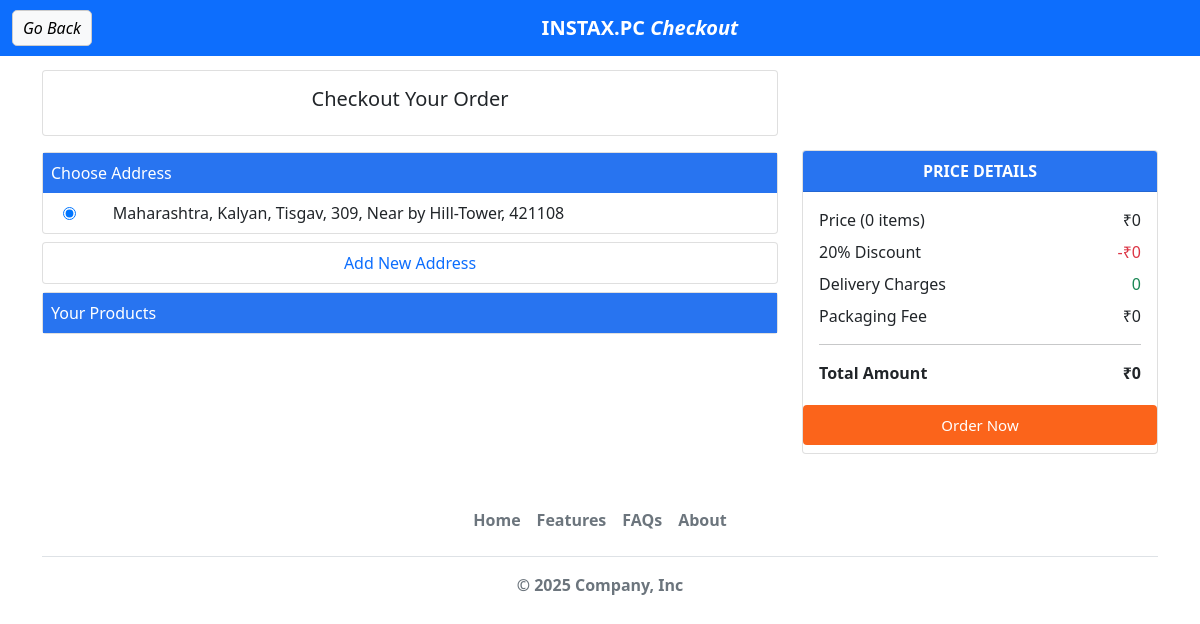
The page /userCheckout (signed in) on the database as committed earlier.
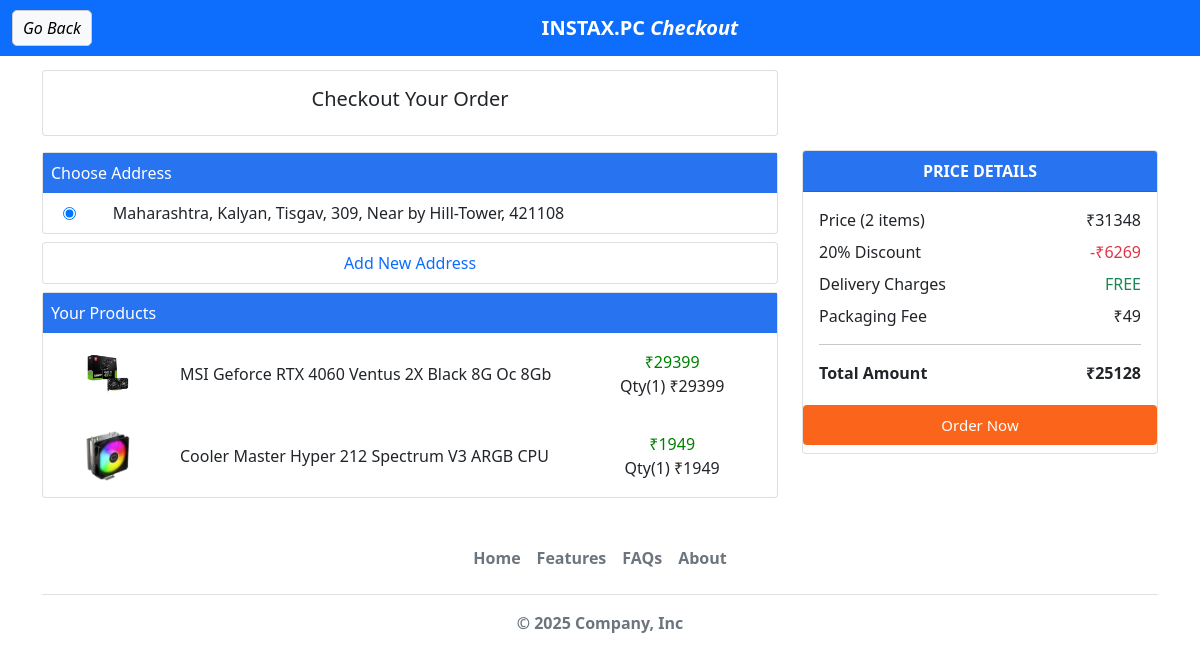
The same page on the database as committed later.
### core/models.py (models this page shows, shortened)
class UserAddress(models.Model):
    TYPE_COSIES = [('Home','Home'),('Office','Office')]
    user = models.ForeignKey(User, on_delete = models.CASCADE)
    state = models.CharField(max_length=20)
    city = models.CharField(max_length=20)
    area = models.CharField(max_length=30)
    block = models.CharField(max_length=20)
    landmark = models.CharField(max_length=40)
    pin = models.CharField(max_length=6)
    addressType = models.CharField(max_length=20, choices=TYPE_COSIES,default='H')
    mobile = models.CharField(max_length=10)
    fullName = models.CharField(max_length=30)

class ModelCart(models.Model):
    user = models.ForeignKey(User, on_delete=models.CASCADE)
    product = models.ForeignKey(Product, on_delete=models.CASCADE)
    quantity = models.PositiveIntegerField(default=1)
    @property
    def price_and_quantity_total(self):
        return self.product.price*self.quantity

class Product(models.Model):
    CATEGORY_CHOICES = [
        ('Ram', 'PC RAM'),
        ('Graphics Card', 'GRAPHICS CARDS'),
        ('Air Cooler', 'AIR COOLER'),
        ('Hard Disk', 'HARD DRIVE'),
        ('Power Supply', 'POWER SUPPLY'),
        ('Solid State Drive', 'SSD'),
        ('Liquid Cooler', 'LIQUID COOLER'),
        ('Processor', 'PROCESSOR'),
        ('Motherboard', 'MOTHERBOARD'),
        ('Cabinet', 'CABINET'),
        ('Monitor', 'MONITOR'),
        ('Mouse', 'MOUSE'),
        ('Keyboard', 'KEYBOARD'),
        ('Gaming Accessory', 'GAMING ACCESSORY'),
    ]
    DEAL_CHOICE = [
        ('WEK', 'WEEKLY DEAL'),
        ('SPA', 'SPACIAL DEAL'),
    ]
    TIME_CHOICE = [
        ('15 MINIS', '15 minis'),
        ('30 MINIS', '30 minis'),
        ('01 HUR', '01 hur')
    ]
    PRODUCT_TYPE = [
        ('One Unit', '1 Unit'),
        ('Set', 'Set'),
        ('Combo', 'Combo')
    ]
    productName = models.CharField(max_length=50)
    category = models.CharField(max_length=50, choices= CATEGORY_CHOICES)
    deal_category = models.CharField(max_length=50, choices= DEAL_CHOICE, null=True, blank=True)
    price = models.IntegerField()
    description = models.CharField(max_length=50)
    productImages = models.ImageField(upload_to = 'product_images', blank=True, null=True)
    productImages1 = models.ImageField(upload_to = 'product_images', blank=True, null=True)
    productImages2 = models.ImageField(upload_to = 'product_images', blank=True, null=True)
    productImages3 = models.ImageField(upload_to = 'product_images', blank=True, null=True)
    time = models.CharField(max_length= 20, choices= TIME_CHOICE)
    type = models.CharField(max_length= 20, choices= PRODUCT_TYPE)
    brand = models.CharField(max_length=50, null=True, blank=True)
    point1 = models.CharField(max_length=255, null=True, blank=True)
    point2 = models.CharField(max_length=255, null=True, blank=True)
    point3 = models.CharField(max_length=255, null=True, blank=True)
    point4 = models.CharField(max_length=255, null=True, blank=True)

### core/views.py (the view)
# urls.py: path('userCheckout',views.userCheckout, name="usercheckout"),
@login_required
def userCheckout(request):
    context = get_cart_details(request)
    return render(request,'core/UserCheckout.html', context)

### core/views.py (called while the page is built)
@login_required
def get_cart_details(request):
    add = ModelCart.objects.filter(user=request.user)
    address = UserAddress.objects.filter(user = request.user)
    count = add.count()
    total = sum(item.price_and_quantity_total for item in add)
    charges = 0
    package = 49
    delivery = "FREE"
    discount = min(int(total * 0.20), total)
    if total == 0:
        charges = 0
        package = 0
        delivery = 0
    elif total < 500:
        delivery = 49
        charges = 49
    packageCharge = 0 if package == 0 else 49
    finalTotal = (total - discount) + charges + package
    return {
        'add': add,
        'count': count,
        'total': total,
        'discount': discount,
        'delivery': delivery,
        'packageCharge': packageCharge,
        'finalTotal': finalTotal,
        'address' : address
    }

### core/templates/core/UserCheckout.html (shortened to what the changed rows need)
{% extends "core/UserCart.html" %}
{% load static %}
    {% block order_box %}
    <form action="{% url "userpayment" %}" method="post">
        <div class="card">
            {% for address in address %}
                <div class="card-body container p-2">
                    <div class="row align-items-center">
                        <div class="col-1 d-flex justify-content-center">
                            <input type="radio" name="address" id="" value="{{address.id}}" checked>
                        </div>
                        <div class="col-11">
                            <div class="d-flex gap-1 mt-0 address-label" style="gap: 0.5rem;">
                                <label class="m-0">{{ address.state }},</label>
                                <label class="m-0">{{ address.city }},</label>
                                <label class="m-0">{{ address.area }},</label>
                                <label class="m-0">{{ address.block }},</label>
                                <label class="m-0">{{ address.landmark}},</label>
                                <label class="m-0">{{ address.pin }}</label>
                            </div>
                        </div>
                    </div>
                </div>
            {% endfor %}
        </div>
        <div class="card mt-2">
            {% for add in add %}
            <div class="card-body container">
                <div class="row align-items-center">
                    <div class="col-2 product-image-col d-flex justify-content-center p-0">
                        <img src="{{add.product.productImages.url}}" alt="" style="height: 50px; width: 60px; object-fit: contain;">
                    </div>
                    <div class="col-10 container product-info-col">
                        <div class="row">
                            <div class="col-8 col-md-8 d-flex align-items-center">
                                <label class="m-0 text-truncate">{{add.product.productName}}</label>
                            </div>
                            <div class="col-4 col-md-4 text-center">
                                <div class="">
                                    <label class="m-0" for="" style="color: green;">₹{{add.product.price}}</label>
                                </div>
                                <div>
                                    <label class="m-0 product-quantity-label" for=""><span>Qty({{add.quantity}}) </span>₹{{add.price_and_quantity_total}}</label>
                                </div>
                            </div>
                        </div>
                    </div>
                </div>
            </div>
            {% endfor %}
        </div>
    {% endblock order_box %}

Rows that differ between the two databases and show on the page:
added ModelCart: product.productImages (picture), product.productName "MSI Geforce RTX 4060 Ventus 2X Black 8G Oc 8Gb", product.price "29399", quantity "1", price_and_quantity_total "29399"
added ModelCart: product.productImages (picture), product.productName "Cooler Master Hyper 212 Spectrum V3 ARGB CPU", product.price "1949", quantity "1", price_and_quantity_total "1949"
Other text that changed with them:
{{ count }}: "0" → "2"
{{ total }}: "0" → "31348"
{{ discount }}: "0" → "6269"
{{ delivery }}: "0" → "FREE"
{{ packageCharge }}: "0" → "49"
{{ finalTotal }}: "0" → "25128"
